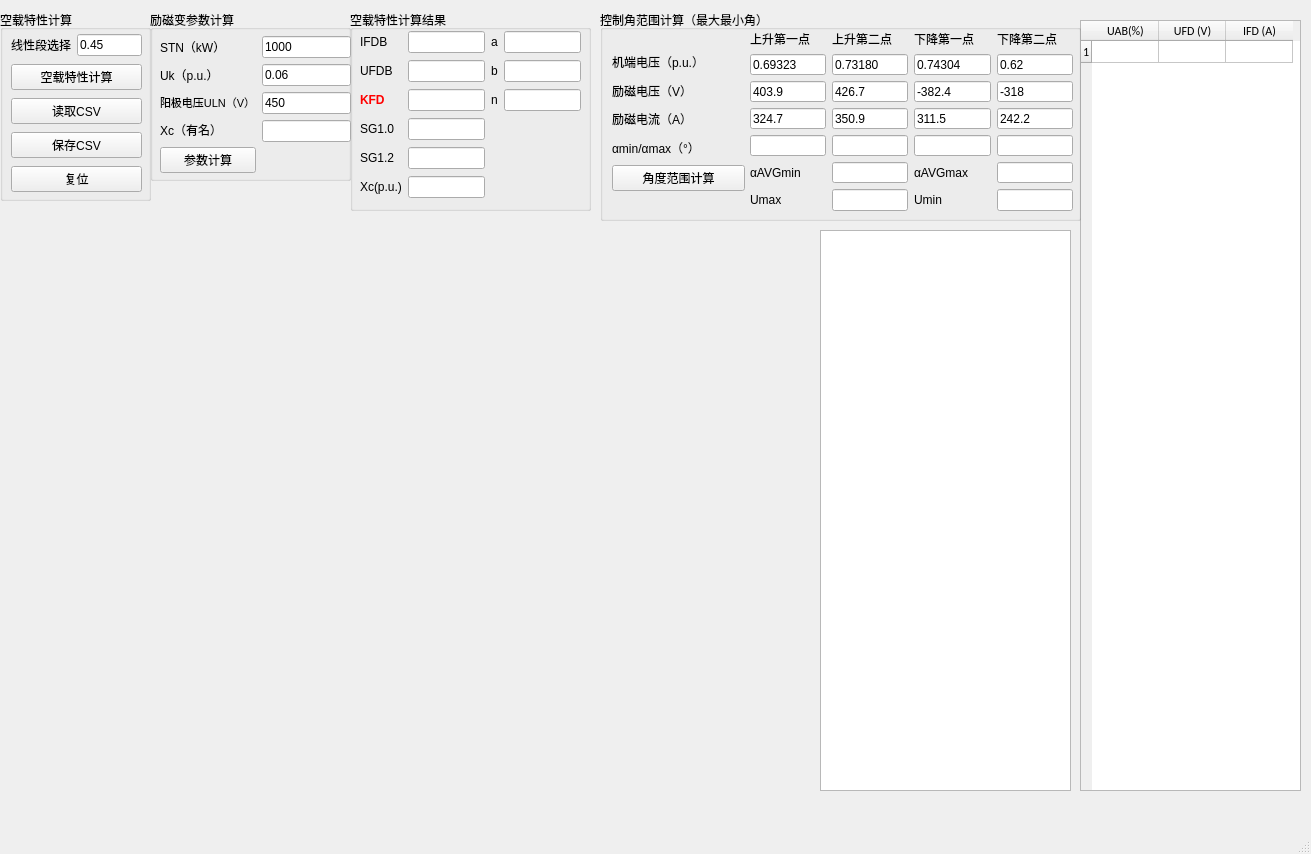
<?xml version="1.0" encoding="UTF-8"?>
<ui version="4.0">
 <class>MainWindow</class>
 <widget class="QMainWindow" name="MainWindow">
  <property name="geometry">
   <rect>
    <x>0</x>
    <y>0</y>
    <width>1311</width>
    <height>854</height>
   </rect>
  </property>
  <property name="windowTitle">
   <string>ExcitationSystemModelingCalculator</string>
  </property>
  <widget class="QWidget" name="centralwidget">
   <widget class="QGroupBox" name="groupBox_NoLoadCalculate">
    <property name="geometry">
     <rect>
      <x>0</x>
      <y>10</y>
      <width>151</width>
      <height>191</height>
     </rect>
    </property>
    <property name="title">
     <string>空载特性计算</string>
    </property>
    <widget class="QWidget" name="layoutWidget">
     <property name="geometry">
      <rect>
       <x>11</x>
       <y>22</y>
       <width>131</width>
       <height>165</height>
      </rect>
     </property>
     <layout class="QVBoxLayout" name="verticalLayout_4">
      <item>
       <layout class="QHBoxLayout" name="horizontalLayout_4">
        <item>
         <widget class="QLabel" name="label">
          <property name="text">
           <string>线性段选择</string>
          </property>
         </widget>
        </item>
        <item>
         <widget class="QLineEdit" name="lineEdit_LinearScope">
          <property name="text">
           <string>0.45</string>
          </property>
          <property name="maxLength">
           <number>7</number>
          </property>
         </widget>
        </item>
       </layout>
      </item>
      <item>
       <widget class="QPushButton" name="pushButton_NoLoadCalculateAutoCalculate">
        <property name="text">
         <string>空载特性计算</string>
        </property>
       </widget>
      </item>
      <item>
       <widget class="QPushButton" name="pushButton_NoLoadCalculateReadCSV">
        <property name="text">
         <string>读取CSV</string>
        </property>
       </widget>
      </item>
      <item>
       <widget class="QPushButton" name="pushButton_NoLoadCalculateSaveCSV">
        <property name="text">
         <string>保存CSV</string>
        </property>
       </widget>
      </item>
      <item>
       <widget class="QPushButton" name="pushButton_Reset">
        <property name="text">
         <string>复位</string>
        </property>
       </widget>
      </item>
     </layout>
    </widget>
   </widget>
   <widget class="QWidget" name="verticalLayoutWidget">
    <property name="geometry">
     <rect>
      <x>10</x>
      <y>230</y>
      <width>791</width>
      <height>481</height>
     </rect>
    </property>
    <layout class="QVBoxLayout" name="verticalLayout_mpl"/>
   </widget>
   <widget class="QGroupBox" name="groupBox_ExciterTransferCalculate">
    <property name="geometry">
     <rect>
      <x>150</x>
      <y>10</y>
      <width>201</width>
      <height>171</height>
     </rect>
    </property>
    <property name="title">
     <string>励磁变参数计算</string>
    </property>
    <widget class="QWidget" name="layoutWidget_3">
     <property name="geometry">
      <rect>
       <x>10</x>
       <y>26</y>
       <width>191</width>
       <height>137</height>
      </rect>
     </property>
     <layout class="QHBoxLayout" name="horizontalLayout">
      <property name="sizeConstraint">
       <enum>QLayout::SetNoConstraint</enum>
      </property>
      <item>
       <layout class="QVBoxLayout" name="verticalLayout_2">
        <item>
         <widget class="QLabel" name="label_2">
          <property name="text">
           <string>STN（kW）</string>
          </property>
         </widget>
        </item>
        <item>
         <widget class="QLabel" name="label_3">
          <property name="text">
           <string>Uk（p.u.）</string>
          </property>
         </widget>
        </item>
        <item>
         <widget class="QLabel" name="label_4">
          <property name="font">
           <font>
            <pointsize>8</pointsize>
           </font>
          </property>
          <property name="text">
           <string>阳极电压ULN（V）</string>
          </property>
         </widget>
        </item>
        <item>
         <widget class="QLabel" name="label_5">
          <property name="text">
           <string>Xc（有名）</string>
          </property>
         </widget>
        </item>
        <item>
         <widget class="QPushButton" name="pushButton_ExciterTranformerCalculate">
          <property name="text">
           <string>参数计算</string>
          </property>
         </widget>
        </item>
       </layout>
      </item>
      <item>
       <layout class="QVBoxLayout" name="verticalLayout_3">
        <item>
         <widget class="QLineEdit" name="lineEdit_STN">
          <property name="text">
           <string>1000</string>
          </property>
          <property name="maxLength">
           <number>7</number>
          </property>
         </widget>
        </item>
        <item>
         <widget class="QLineEdit" name="lineEdit_Uk">
          <property name="text">
           <string>0.06</string>
          </property>
          <property name="maxLength">
           <number>7</number>
          </property>
         </widget>
        </item>
        <item>
         <widget class="QLineEdit" name="lineEdit_ULN">
          <property name="text">
           <string>450</string>
          </property>
          <property name="maxLength">
           <number>7</number>
          </property>
         </widget>
        </item>
        <item>
         <widget class="QLineEdit" name="lineEdit_XcReal">
          <property name="maxLength">
           <number>7</number>
          </property>
          <property name="alignment">
           <set>Qt::AlignJustify|Qt::AlignVCenter</set>
          </property>
         </widget>
        </item>
        <item>
         <widget class="QLabel" name="label_22">
          <property name="text">
           <string/>
          </property>
         </widget>
        </item>
       </layout>
      </item>
     </layout>
    </widget>
   </widget>
   <widget class="QTableWidget" name="tableWidget_RawData">
    <property name="geometry">
     <rect>
      <x>1080</x>
      <y>20</y>
      <width>221</width>
      <height>771</height>
     </rect>
    </property>
    <property name="sizePolicy">
     <sizepolicy hsizetype="Fixed" vsizetype="Fixed">
      <horstretch>0</horstretch>
      <verstretch>0</verstretch>
     </sizepolicy>
    </property>
    <property name="minimumSize">
     <size>
      <width>200</width>
      <height>200</height>
     </size>
    </property>
    <property name="font">
     <font>
      <family>Calibri</family>
      <pointsize>9</pointsize>
     </font>
    </property>
    <property name="styleSheet">
     <string notr="true"/>
    </property>
    <property name="verticalScrollBarPolicy">
     <enum>Qt::ScrollBarAlwaysOff</enum>
    </property>
    <property name="horizontalScrollBarPolicy">
     <enum>Qt::ScrollBarAlwaysOff</enum>
    </property>
    <property name="autoScroll">
     <bool>false</bool>
    </property>
    <property name="sortingEnabled">
     <bool>true</bool>
    </property>
    <property name="rowCount">
     <number>1</number>
    </property>
    <attribute name="horizontalHeaderDefaultSectionSize">
     <number>67</number>
    </attribute>
    <attribute name="horizontalHeaderMinimumSectionSize">
     <number>20</number>
    </attribute>
    <attribute name="verticalHeaderVisible">
     <bool>true</bool>
    </attribute>
    <attribute name="verticalHeaderDefaultSectionSize">
     <number>22</number>
    </attribute>
    <attribute name="verticalHeaderMinimumSectionSize">
     <number>7</number>
    </attribute>
    <row>
     <property name="text">
      <string>1</string>
     </property>
    </row>
    <column>
     <property name="text">
      <string>UAB(%)</string>
     </property>
    </column>
    <column>
     <property name="text">
      <string>UFD (V)</string>
     </property>
    </column>
    <column>
     <property name="text">
      <string>IFD (A)</string>
     </property>
    </column>
   </widget>
   <widget class="QGroupBox" name="groupBox_ControlAngleCalculate">
    <property name="geometry">
     <rect>
      <x>600</x>
      <y>10</y>
      <width>481</width>
      <height>211</height>
     </rect>
    </property>
    <property name="acceptDrops">
     <bool>false</bool>
    </property>
    <property name="title">
     <string>控制角范围计算（最大最小角）</string>
    </property>
    <property name="flat">
     <bool>false</bool>
    </property>
    <property name="checkable">
     <bool>false</bool>
    </property>
    <widget class="QWidget" name="layoutWidget">
     <property name="geometry">
      <rect>
       <x>12</x>
       <y>40</y>
       <width>133</width>
       <height>141</height>
      </rect>
     </property>
     <layout class="QVBoxLayout" name="verticalLayout_5">
      <item>
       <widget class="QLabel" name="label_7">
        <property name="text">
         <string>机端电压（p.u.）</string>
        </property>
       </widget>
      </item>
      <item>
       <widget class="QLabel" name="label_8">
        <property name="text">
         <string>励磁电压（V）</string>
        </property>
       </widget>
      </item>
      <item>
       <widget class="QLabel" name="label_9">
        <property name="text">
         <string>励磁电流（A）</string>
        </property>
       </widget>
      </item>
      <item>
       <widget class="QLabel" name="label_15">
        <property name="text">
         <string>αmin/αmax（°）</string>
        </property>
       </widget>
      </item>
      <item>
       <widget class="QPushButton" name="pushButton_AngleScopeCalculate">
        <property name="text">
         <string>角度范围计算</string>
        </property>
       </widget>
      </item>
     </layout>
    </widget>
    <widget class="QWidget" name="layoutWidget">
     <property name="geometry">
      <rect>
       <x>150</x>
       <y>20</y>
       <width>323</width>
       <height>181</height>
      </rect>
     </property>
     <layout class="QGridLayout" name="gridLayout">
      <item row="0" column="0">
       <widget class="QLabel" name="label_10">
        <property name="text">
         <string>上升第一点</string>
        </property>
       </widget>
      </item>
      <item row="0" column="1">
       <widget class="QLabel" name="label_11">
        <property name="text">
         <string>上升第二点</string>
        </property>
       </widget>
      </item>
      <item row="0" column="2">
       <widget class="QLabel" name="label_12">
        <property name="text">
         <string>下降第一点</string>
        </property>
       </widget>
      </item>
      <item row="0" column="3">
       <widget class="QLabel" name="label_13">
        <property name="text">
         <string>下降第二点</string>
        </property>
       </widget>
      </item>
      <item row="1" column="0">
       <widget class="QLineEdit" name="lineEdit_Rising1Ut">
        <property name="text">
         <string>0.69323</string>
        </property>
        <property name="maxLength">
         <number>7</number>
        </property>
       </widget>
      </item>
      <item row="1" column="1">
       <widget class="QLineEdit" name="lineEdit_Rising2Ut">
        <property name="text">
         <string>0.73180</string>
        </property>
        <property name="maxLength">
         <number>7</number>
        </property>
       </widget>
      </item>
      <item row="1" column="2">
       <widget class="QLineEdit" name="lineEdit_Falling1Ut">
        <property name="text">
         <string>0.74304</string>
        </property>
        <property name="maxLength">
         <number>7</number>
        </property>
       </widget>
      </item>
      <item row="1" column="3">
       <widget class="QLineEdit" name="lineEdit_Falling2Ut">
        <property name="text">
         <string>0.62</string>
        </property>
        <property name="maxLength">
         <number>7</number>
        </property>
       </widget>
      </item>
      <item row="2" column="0">
       <widget class="QLineEdit" name="lineEdit_Rising1Ufd">
        <property name="text">
         <string>403.9</string>
        </property>
        <property name="maxLength">
         <number>7</number>
        </property>
       </widget>
      </item>
      <item row="2" column="1">
       <widget class="QLineEdit" name="lineEdit_Rising2Ufd">
        <property name="text">
         <string>426.7</string>
        </property>
        <property name="maxLength">
         <number>7</number>
        </property>
       </widget>
      </item>
      <item row="2" column="2">
       <widget class="QLineEdit" name="lineEdit_Falling1Ufd">
        <property name="text">
         <string>-382.4</string>
        </property>
        <property name="maxLength">
         <number>7</number>
        </property>
       </widget>
      </item>
      <item row="2" column="3">
       <widget class="QLineEdit" name="lineEdit_Falling2Ufd">
        <property name="text">
         <string>-318</string>
        </property>
        <property name="maxLength">
         <number>7</number>
        </property>
       </widget>
      </item>
      <item row="3" column="0">
       <widget class="QLineEdit" name="lineEdit_Rising1Ifd">
        <property name="text">
         <string>324.7</string>
        </property>
        <property name="maxLength">
         <number>7</number>
        </property>
       </widget>
      </item>
      <item row="3" column="1">
       <widget class="QLineEdit" name="lineEdit_Rising2Ifd">
        <property name="text">
         <string>350.9</string>
        </property>
        <property name="maxLength">
         <number>7</number>
        </property>
       </widget>
      </item>
      <item row="3" column="2">
       <widget class="QLineEdit" name="lineEdit_Falling1Ifd">
        <property name="text">
         <string>311.5</string>
        </property>
        <property name="maxLength">
         <number>7</number>
        </property>
       </widget>
      </item>
      <item row="3" column="3">
       <widget class="QLineEdit" name="lineEdit_Falling2Ifd">
        <property name="text">
         <string>242.2</string>
        </property>
        <property name="maxLength">
         <number>7</number>
        </property>
       </widget>
      </item>
      <item row="4" column="0">
       <widget class="QLineEdit" name="lineEdit_Rising1Angle">
        <property name="maxLength">
         <number>7</number>
        </property>
       </widget>
      </item>
      <item row="4" column="1">
       <widget class="QLineEdit" name="lineEdit_Rising2Angle">
        <property name="maxLength">
         <number>7</number>
        </property>
       </widget>
      </item>
      <item row="4" column="2">
       <widget class="QLineEdit" name="lineEdit_Falling1Angle">
        <property name="maxLength">
         <number>7</number>
        </property>
       </widget>
      </item>
      <item row="4" column="3">
       <widget class="QLineEdit" name="lineEdit_Falling2Angle">
        <property name="maxLength">
         <number>7</number>
        </property>
       </widget>
      </item>
      <item row="5" column="1">
       <widget class="QLineEdit" name="lineEdit_AngleAVGmin">
        <property name="maxLength">
         <number>7</number>
        </property>
       </widget>
      </item>
      <item row="5" column="0">
       <widget class="QLabel" name="label_16">
        <property name="text">
         <string>αAVGmin</string>
        </property>
       </widget>
      </item>
      <item row="5" column="2">
       <widget class="QLabel" name="label_14">
        <property name="text">
         <string>αAVGmax</string>
        </property>
       </widget>
      </item>
      <item row="5" column="3">
       <widget class="QLineEdit" name="lineEdit_AngleAVGmax">
        <property name="maxLength">
         <number>7</number>
        </property>
       </widget>
      </item>
      <item row="6" column="0">
       <widget class="QLabel" name="label_30">
        <property name="text">
         <string>Umax</string>
        </property>
       </widget>
      </item>
      <item row="6" column="1">
       <widget class="QLineEdit" name="lineEdit_Umax">
        <property name="maxLength">
         <number>7</number>
        </property>
       </widget>
      </item>
      <item row="6" column="2">
       <widget class="QLabel" name="label_27">
        <property name="text">
         <string>Umin</string>
        </property>
       </widget>
      </item>
      <item row="6" column="3">
       <widget class="QLineEdit" name="lineEdit_Umin">
        <property name="maxLength">
         <number>7</number>
        </property>
       </widget>
      </item>
     </layout>
    </widget>
   </widget>
   <widget class="QTextBrowser" name="textBrowser">
    <property name="geometry">
     <rect>
      <x>820</x>
      <y>230</y>
      <width>251</width>
      <height>561</height>
     </rect>
    </property>
   </widget>
   <widget class="QGroupBox" name="groupBox_LimiterCalculate">
    <property name="geometry">
     <rect>
      <x>350</x>
      <y>10</y>
      <width>241</width>
      <height>201</height>
     </rect>
    </property>
    <property name="title">
     <string>空载特性计算结果</string>
    </property>
    <widget class="QWidget" name="layoutWidget_2">
     <property name="geometry">
      <rect>
       <x>10</x>
       <y>20</y>
       <width>221</width>
       <height>171</height>
      </rect>
     </property>
     <layout class="QGridLayout" name="gridLayout_2">
      <item row="0" column="0">
       <widget class="QLabel" name="label_17">
        <property name="text">
         <string>IFDB</string>
        </property>
       </widget>
      </item>
      <item row="0" column="1">
       <widget class="QLineEdit" name="lineEdit_IFDB">
        <property name="maxLength">
         <number>7</number>
        </property>
       </widget>
      </item>
      <item row="0" column="2">
       <widget class="QLabel" name="label_19">
        <property name="text">
         <string>a</string>
        </property>
       </widget>
      </item>
      <item row="0" column="3">
       <widget class="QLineEdit" name="lineEdit_a">
        <property name="maxLength">
         <number>7</number>
        </property>
       </widget>
      </item>
      <item row="1" column="0">
       <widget class="QLabel" name="label_18">
        <property name="text">
         <string>UFDB</string>
        </property>
       </widget>
      </item>
      <item row="1" column="1">
       <widget class="QLineEdit" name="lineEdit_UFDB">
        <property name="maxLength">
         <number>7</number>
        </property>
       </widget>
      </item>
      <item row="1" column="2">
       <widget class="QLabel" name="label_20">
        <property name="text">
         <string>b</string>
        </property>
       </widget>
      </item>
      <item row="1" column="3">
       <widget class="QLineEdit" name="lineEdit_b">
        <property name="maxLength">
         <number>7</number>
        </property>
       </widget>
      </item>
      <item row="2" column="0">
       <widget class="QLabel" name="label_29">
        <property name="palette">
         <palette>
          <active>
           <colorrole role="WindowText">
            <brush brushstyle="SolidPattern">
             <color alpha="255">
              <red>255</red>
              <green>0</green>
              <blue>0</blue>
             </color>
            </brush>
           </colorrole>
           <colorrole role="Text">
            <brush brushstyle="SolidPattern">
             <color alpha="255">
              <red>0</red>
              <green>0</green>
              <blue>0</blue>
             </color>
            </brush>
           </colorrole>
          </active>
          <inactive>
           <colorrole role="WindowText">
            <brush brushstyle="SolidPattern">
             <color alpha="255">
              <red>255</red>
              <green>0</green>
              <blue>0</blue>
             </color>
            </brush>
           </colorrole>
           <colorrole role="Text">
            <brush brushstyle="SolidPattern">
             <color alpha="255">
              <red>0</red>
              <green>0</green>
              <blue>0</blue>
             </color>
            </brush>
           </colorrole>
          </inactive>
          <disabled>
           <colorrole role="WindowText">
            <brush brushstyle="SolidPattern">
             <color alpha="255">
              <red>120</red>
              <green>120</green>
              <blue>120</blue>
             </color>
            </brush>
           </colorrole>
           <colorrole role="Text">
            <brush brushstyle="SolidPattern">
             <color alpha="255">
              <red>120</red>
              <green>120</green>
              <blue>120</blue>
             </color>
            </brush>
           </colorrole>
          </disabled>
         </palette>
        </property>
        <property name="font">
         <font>
          <weight>75</weight>
          <bold>true</bold>
         </font>
        </property>
        <property name="text">
         <string>KFD</string>
        </property>
        <property name="textFormat">
         <enum>Qt::RichText</enum>
        </property>
       </widget>
      </item>
      <item row="2" column="1">
       <widget class="QLineEdit" name="lineEdit_KFD">
        <property name="maxLength">
         <number>7</number>
        </property>
       </widget>
      </item>
      <item row="2" column="2">
       <widget class="QLabel" name="label_21">
        <property name="text">
         <string>n</string>
        </property>
       </widget>
      </item>
      <item row="2" column="3">
       <widget class="QLineEdit" name="lineEdit_n">
        <property name="maxLength">
         <number>7</number>
        </property>
       </widget>
      </item>
      <item row="4" column="1">
       <widget class="QLineEdit" name="lineEdit_SG120">
        <property name="maxLength">
         <number>7</number>
        </property>
       </widget>
      </item>
      <item row="4" column="0">
       <widget class="QLabel" name="label_31">
        <property name="text">
         <string>SG1.2</string>
        </property>
       </widget>
      </item>
      <item row="3" column="1">
       <widget class="QLineEdit" name="lineEdit_SG100">
        <property name="maxLength">
         <number>7</number>
        </property>
       </widget>
      </item>
      <item row="3" column="0">
       <widget class="QLabel" name="label_28">
        <property name="text">
         <string>SG1.0</string>
        </property>
       </widget>
      </item>
      <item row="5" column="0">
       <widget class="QLabel" name="label_6">
        <property name="text">
         <string>Xc(p.u.)</string>
        </property>
        <property name="textFormat">
         <enum>Qt::PlainText</enum>
        </property>
       </widget>
      </item>
      <item row="5" column="1">
       <widget class="QLineEdit" name="lineEdit_Xcpu">
        <property name="maxLength">
         <number>7</number>
        </property>
       </widget>
      </item>
     </layout>
    </widget>
   </widget>
  </widget>
  <widget class="QMenuBar" name="menubar">
   <property name="geometry">
    <rect>
     <x>0</x>
     <y>0</y>
     <width>1311</width>
     <height>23</height>
    </rect>
   </property>
  </widget>
  <widget class="QStatusBar" name="statusbar"/>
 </widget>
 <resources/>
 <connections/>
</ui>
